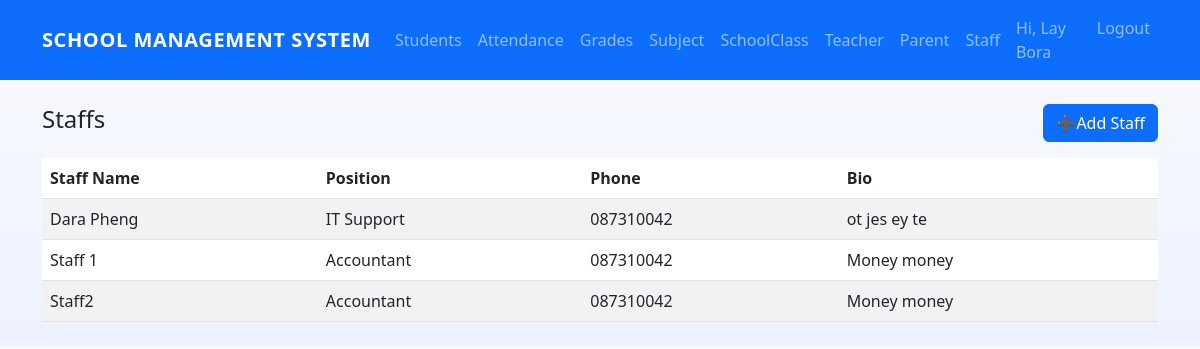
Before: /staffs/ (signed in) with the older database file.
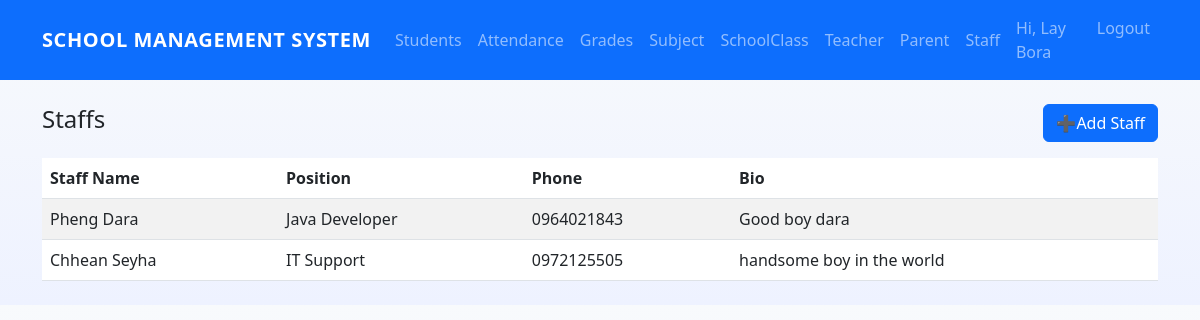
After: the same page with the newer database file.
### core/models.py (models this page shows, shortened)
class StaffProfile(models.Model):
    user = models.OneToOneField(User, on_delete=models.CASCADE)
    position = models.CharField(max_length=100, blank=True)
    phone = models.CharField(max_length=20, blank=True)
    bio = models.TextField(blank=True)
    image = models.ImageField(
        upload_to=user_directory_path,
        default='default/staff.png',
        blank=True
    )

class User(AbstractUser):
    ROLE_CHOICES = (
        ('admin','Admin'),
        ('teacher','Teacher'),
        ('student','Student'),
        ('parent','Parent'),
        ('staff','Staff'),
    )
    role = models.CharField(max_length=10, choices=ROLE_CHOICES, default='student')
    phone = models.CharField(max_length=20, blank=True)

### core/views.py (the view)
# urls.py: path('staffs/', StaffListView.as_view(),name='staff-list'),
class StaffListView(LoginRequiredMixin, ListView):
    model = StaffProfile
    template_name = "core/staff_list.html"
    context_object_name = "staffs"

### templates/core/staff_list.html
{% extends 'core/base.html' %}
{% block content %}
  <div class="d-flex justify-content-between align-items-center mb-3">
    <h1 class="h4">Staffs</h1>
    <a class="btn btn-primary" href="{% url 'staff-create'%}">➕Add Staff</a>
  </div>
  <table class="table table-striped table-hover">
    <thead><tr><th>Staff Name</th><th>Position</th><th>Phone</th><th>Bio</th></tr></thead>
    <tbody>
      {% for st in staffs %}
      <tr>
        <td>{{ st.user.get_full_name }}</td>
        <td>{{ st.position }}</td>
        <td>{{ st.phone }}</td>
        <td>{{ st.bio }}</td>
      </tr>
      {% empty %}
      <tr><td colspan="4">No Staff</td></tr>
      {% endfor %}
    </tbody>
  </table>
{% endblock %}

Changed rows visible on the page:
removed StaffProfile: user.get_full_name "Dara Pheng", position "IT Support", phone "087310042", bio "ot jes ey te"
removed StaffProfile: user.get_full_name "Staff 1", position "Accountant", phone "087310042", bio "Money money"
removed StaffProfile: user.get_full_name "Staff2", position "Accountant", phone "087310042", bio "Money money"
added StaffProfile: user.get_full_name "Pheng Dara", position "Java Developer", phone "0964021843", bio "Good boy dara"
added StaffProfile: user.get_full_name "Chhean Seyha", position "IT Support", phone "0972125505", bio "handsome boy in the world"
